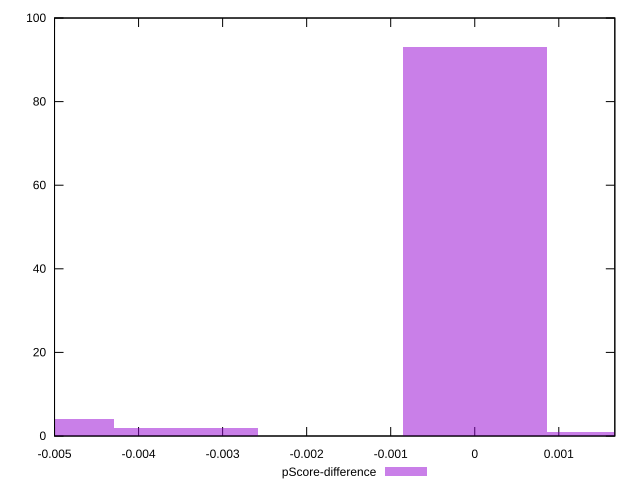

The script that saved this image:
reset

$pScoreDifference <<EOF
0 93
-0.005151268899431083 4
-0.0034341792662873887 2
0.0017170896331436944 1
EOF

set key outside below
set boxwidth 0.0017170896331436944
set xrange [-0.0050000000000000044:0.0016666666666667052]
set yrange [0:100]
set trange [0:100]
set style fill transparent solid 0.5 noborder
set terminal svg size 640, 490 enhanced background rgb 'white'
set output "reports/report_00028_2021-02-24T12-49-42.674Z/unused-css-rules/samples/card/pScore-difference/histogram.svg"

plot $pScoreDifference title "pScore-difference" with boxes

reset
